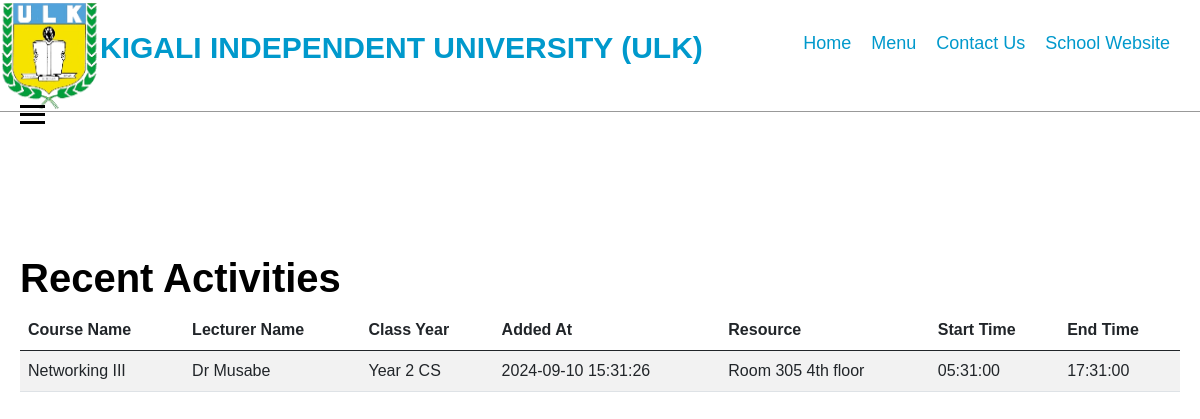
Page /resource.php on the earlier database version.
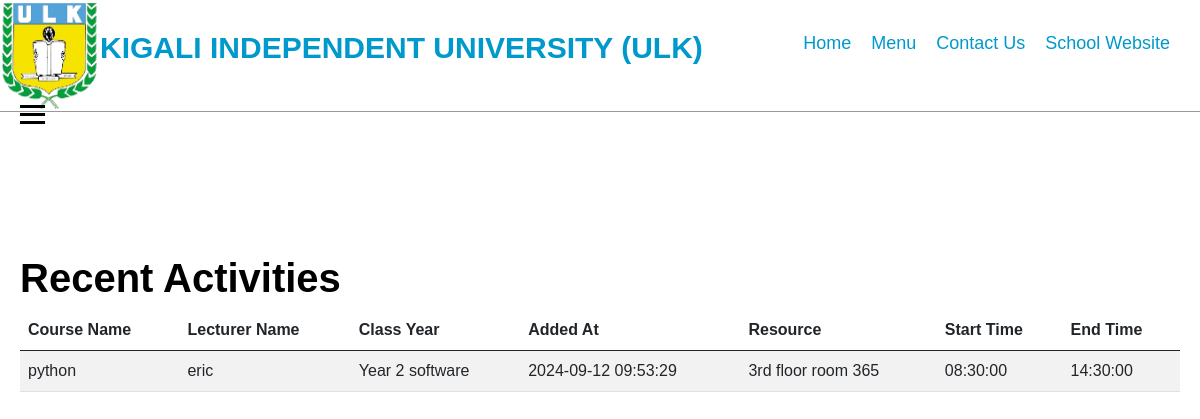
Same page on the later database version.
### tables this page shows
CREATE TABLE `classes` (
  `ID` int(11) NOT NULL,
  `Course Name` varchar(255) NOT NULL,
  `Lecturer Name` varchar(50) NOT NULL,
  `Class Year` varchar(20) NOT NULL,
  `Added At` timestamp NOT NULL DEFAULT current_timestamp() ON UPDATE current_timestamp(),
  `Resource` varchar(50) NOT NULL,
  `Start Time` time NOT NULL,
  `End Time` time NOT NULL
);

### resource.php (the view, shortened to what this page needs)
<!DOCTYPE html>
<html lang="en">
<head>
    <link rel="stylesheet" href="https://cdn.jsdelivr.net/npm/bootstrap@5.0.2/dist/css/bootstrap.min.css">
    <link rel="stylesheet" href="style.css">
</head>
<body>
    <div class="menu">
        <div class="logo">
            <img src="images/ulk logo 2.png" alt="">
            <h2>KIGALI INDEPENDENT UNIVERSITY (ULK)</h2>
        </div>
        <ul>
            <li><a href="index.html">Home</a></li>
            <li><a href="menu.html">Menu</a></li>
            <li><a href="contact.php">Contact Us</a></li>
            <li><a href="https://ulk.ac.rw/" target="_blank">School Website</a></li>
        </ul>
    </div>
    <label for="menu-toggle" id="menu-icon" class="hamburger-icon">
        <span></span>
        <span></span>
        <span></span>
    </label>
    <div class="dashboard-content">
        <h2>Recent Activities</h2>
        <table class="table table-striped">
            <thead>
                <tr>
                    <th>Course Name</th>
                    <th>Lecturer Name</th>
                    <th>Class Year</th>
                    <th>Added At</th>
                    <th>Resource</th>
                    <th>Start Time</th>
                    <th>End Time</th>
                </tr>
            </thead>
            <tbody>
                <?php
                include 'connection.php';
                $sql = "SELECT * FROM classes ORDER BY `Added At` DESC";
                $result = $conn->query($sql);
                if ($result->num_rows > 0) {
                    while ($row = $result->fetch_assoc()) {
                        echo "<tr>
                                <td>{$row['Course Name']}</td>
                                <td>{$row['Lecturer Name']}</td>
                                <td>{$row['Class Year']}</td>
                                <td>{$row['Added At']}</td>
                                <td>{$row['Resource']}</td>
                                <td>{$row['Start Time']}</td>
                                <td>{$row['End Time']}</td>
                            </tr>";
                    }
                } else {
                    echo "<tr><td colspan='7'>No recent activities</td></tr>";
                }
                ?>
            </tbody>
        </table>
    </div>
</body>
</html>

### style.css (style rules this page uses)
body { font-family: Arial, sans-serif; margin: 0; padding: 0; background-color: white; height: 100%; }
.menu { width: 100%; height: 14vh; background-color: white; display: flex; justify-content: space-between; border-bottom: 1px solid rgba(128, 128, 128, 0.80); }
.logo { display: flex; }
.logo h2 { font-size: 30px; color: #0099cc; }
.logo img { width: 100px; border-radius: 10px; }
ul { display: flex; margin: 2.5%; gap: 20px; }
ul li { list-style: none; }
ul li a { color: #0099cc; font-size: 18px; text-decoration: none; }
a { color: #0099cc; text-decoration: none; }
h2 { margin-top: 30px; color: black; font-size: 40px; font-weight: bold; }

### resource.php (style rules this page uses)
.dashboard-content { margin-left: 0; padding: 20px; padding-top: 14vh; transition: margin-left 0.3s ease; }
#menu-icon { font-size: 30px; cursor: pointer; position: fixed; top: 100px; left: 20px; z-index: 1001; }
.hamburger-icon { display: inline-block; cursor: pointer; }
.hamburger-icon span { display: block; width: 25px; height: 3px; background: black; margin: 5px 0; transition: 0.3s; }
table { width: 100%; margin-bottom: 20px; }
th, td { text-align: left; padding: 8px; }

Differences in the rows shown:
removed classes: Course Name "Networking III", Lecturer Name "Dr Musabe", Class Year "Year 2 CS", Added At "2024-09-10 15:31:26", Resource "Room 305 4th floor", Start Time "05:31:00", End Time "17:31:00"
added classes: Course Name "python", Lecturer Name "eric", Class Year "Year 2 software", Added At "2024-09-12 09:53:29", Resource "3rd floor room 365", Start Time "08:30:00", End Time "14:30:00"
